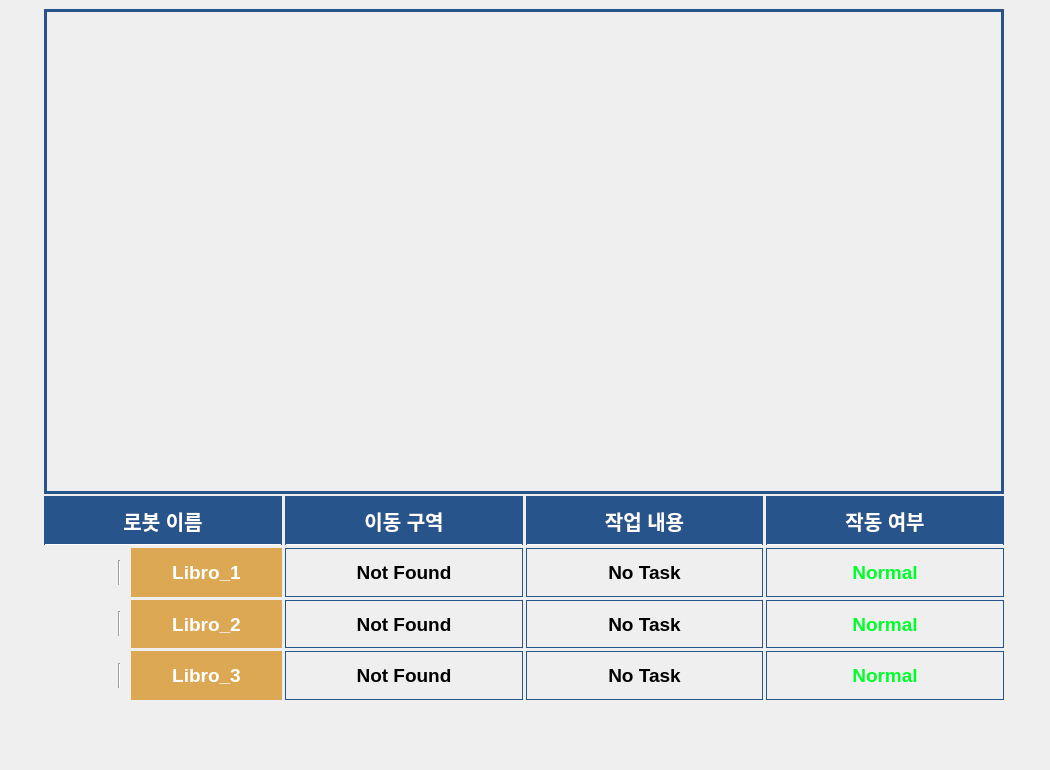
      <widget class="QWidget" name="robot_state_tab">
       <property name="minimumSize">
        <size>
         <width>1050</width>
         <height>770</height>
        </size>
       </property>
       <property name="maximumSize">
        <size>
         <width>1050</width>
         <height>770</height>
        </size>
       </property>
       <property name="font">
        <font>
         <pointsize>12</pointsize>
         <weight>75</weight>
         <bold>true</bold>
        </font>
       </property>
       <attribute name="title">
        <string>로봇 현황</string>
       </attribute>
       <widget class="QWidget" name="gridLayoutWidget">
        <property name="geometry">
         <rect>
          <x>9</x>
          <y>9</y>
          <width>1031</width>
          <height>691</height>
         </rect>
        </property>
        <layout class="QGridLayout" name="gridLayout" rowstretch="4,1">
         <property name="horizontalSpacing">
          <number>0</number>
         </property>
         <property name="verticalSpacing">
          <number>2</number>
         </property>
         <item row="1" column="0">
          <layout class="QVBoxLayout" name="verticalLayout_5">
           <item>
            <layout class="QGridLayout" name="gridLayout_5" columnstretch="0,0,0,0">
             <property name="spacing">
              <number>3</number>
             </property>
             <item row="0" column="2">
              <widget class="QLabel" name="status_name">
               <property name="font">
                <font>
                 <pointsize>15</pointsize>
                 <weight>75</weight>
                 <bold>true</bold>
                </font>
               </property>
               <property name="styleSheet">
                <string notr="true">background: #27548A;
color: white; 
border: 1px solid #27548A;
border-bottom-color: white;
padding: 2px;</string>
               </property>
               <property name="text">
                <string>작업 내용</string>
               </property>
               <property name="alignment">
                <set>Qt::AlignCenter</set>
               </property>
              </widget>
             </item>
             <item row="0" column="0">
              <widget class="QLabel" name="robot_name">
               <property name="font">
                <font>
                 <pointsize>15</pointsize>
                 <weight>75</weight>
                 <bold>true</bold>
                </font>
               </property>
               <property name="styleSheet">
                <string notr="true">background: #27548A;
color: white; 
border: 1px solid #27548A;
border-bottom-color: white;
padding: 2px;</string>
               </property>
               <property name="text">
                <string>로봇 이름</string>
               </property>
               <property name="alignment">
                <set>Qt::AlignCenter</set>
               </property>
              </widget>
             </item>
             <item row="1" column="1">
              <widget class="QLabel" name="libro1_area_lb">
               <property name="font">
                <font>
                 <family>System-ui</family>
                 <pointsize>14</pointsize>
                 <weight>75</weight>
                 <bold>true</bold>
                </font>
               </property>
               <property name="styleSheet">
                <string notr="true">border: 1px solid #27548A;
padding: 4px;</string>
               </property>
               <property name="text">
                <string>Not Found</string>
               </property>
               <property name="alignment">
                <set>Qt::AlignCenter</set>
               </property>
              </widget>
             </item>
             <item row="0" column="1">
              <widget class="QLabel" name="current_area">
               <property name="font">
                <font>
                 <pointsize>15</pointsize>
                 <weight>75</weight>
                 <bold>true</bold>
                </font>
               </property>
               <property name="styleSheet">
                <string notr="true">background: #27548A;
color: white; 
border: 1px solid #27548A;
border-bottom-color: white;
padding: 2px;</string>
               </property>
               <property name="text">
                <string>이동 구역</string>
               </property>
               <property name="alignment">
                <set>Qt::AlignCenter</set>
               </property>
              </widget>
             </item>
             <item row="0" column="3">
              <widget class="QLabel" name="robot_error_status">
               <property name="font">
                <font>
                 <pointsize>15</pointsize>
                 <weight>75</weight>
                 <bold>true</bold>
                </font>
               </property>
               <property name="styleSheet">
                <string notr="true">background: #27548A;
color: white; 
border: 1px solid #27548A;
border-bottom-color: white;
padding: 2px;</string>
               </property>
               <property name="text">
                <string>작동 여부</string>
               </property>
               <property name="alignment">
                <set>Qt::AlignCenter</set>
               </property>
              </widget>
             </item>
             <item row="1" column="2">
              <widget class="QLabel" name="libro1_state_lb">
               <property name="font">
                <font>
                 <family>System-ui</family>
                 <pointsize>14</pointsize>
                 <weight>75</weight>
                 <bold>true</bold>
                </font>
               </property>
               <property name="styleSheet">
                <string notr="true">border: 1px solid #27548A;
padding: 4px;</string>
               </property>
               <property name="text">
                <string>No Task</string>
               </property>
               <property name="alignment">
                <set>Qt::AlignCenter</set>
               </property>
              </widget>
             </item>
             <item row="1" column="3">
              <widget class="QLabel" name="libro1_error_lb">
               <property name="font">
                <font>
                 <family>System-ui</family>
                 <pointsize>14</pointsize>
                 <weight>75</weight>
                 <bold>true</bold>
                </font>
               </property>
               <property name="styleSheet">
                <string notr="true">border: 1px solid #27548A;
padding: 4px;
color:rgb(0, 255, 41);</string>
               </property>
               <property name="text">
                <string>Normal</string>
               </property>
               <property name="alignment">
                <set>Qt::AlignCenter</set>
               </property>
              </widget>
             </item>
             <item row="1" column="0">
              <layout class="QHBoxLayout" name="horizontalLayout">
               <property name="spacing">
                <number>10</number>
               </property>
               <item>
                <widget class="QLabel" name="blue_iamge">
                 <property name="minimumSize">
                  <size>
                   <width>64</width>
                   <height>32</height>
                  </size>
                 </property>
                 <property name="maximumSize">
                  <size>
                   <width>64</width>
                   <height>32</height>
                  </size>
                 </property>
                 <property name="text">
                  <string/>
                 </property>
                 <property name="pixmap">
                  <pixmap>image/pinky_blue_64x32.png</pixmap>
                 </property>
                 <property name="scaledContents">
                  <bool>true</bool>
                 </property>
                </widget>
               </item>
               <item>
                <widget class="Line" name="line_4">
                 <property name="sizePolicy">
                  <sizepolicy hsizetype="Fixed" vsizetype="Minimum">
                   <horstretch>0</horstretch>
                   <verstretch>0</verstretch>
                  </sizepolicy>
                 </property>
                 <property name="minimumSize">
                  <size>
                   <width>0</width>
                   <height>25</height>
                  </size>
                 </property>
                 <property name="maximumSize">
                  <size>
                   <width>16777215</width>
                   <height>25</height>
                  </size>
                 </property>
                 <property name="orientation">
                  <enum>Qt::Vertical</enum>
                 </property>
                </widget>
               </item>
               <item>
                <widget class="QLabel" name="robot_id_1">
                 <property name="font">
                  <font>
                   <family>System-ui</family>
                   <pointsize>14</pointsize>
                   <weight>75</weight>
                   <bold>true</bold>
                  </font>
                 </property>
                 <property name="styleSheet">
                  <string notr="true">background: #DDA853;
color: white; 
border: 1px solid #DDA853;
padding: 2px;</string>
                 </property>
                 <property name="text">
                  <string>Libro_1</string>
                 </property>
                 <property name="alignment">
                  <set>Qt::AlignCenter</set>
                 </property>
                </widget>
               </item>
              </layout>
             </item>
             <item row="2" column="0">
              <layout class="QHBoxLayout" name="horizontalLayout_2">
               <property name="spacing">
                <number>10</number>
               </property>
               <item>
                <widget class="QLabel" name="red_image">
                 <property name="minimumSize">
                  <size>
                   <width>64</width>
                   <height>32</height>
                  </size>
                 </property>
                 <property name="maximumSize">
                  <size>
                   <width>64</width>
                   <height>32</height>
                  </size>
                 </property>
                 <property name="text">
                  <string/>
                 </property>
                 <property name="pixmap">
                  <pixmap>image/pinky_red_64x32.png</pixmap>
                 </property>
                 <property name="scaledContents">
                  <bool>true</bool>
                 </property>
                </widget>
               </item>
               <item>
                <widget class="Line" name="line_5">
                 <property name="minimumSize">
                  <size>
                   <width>0</width>
                   <height>25</height>
                  </size>
                 </property>
                 <property name="maximumSize">
                  <size>
                   <width>16777215</width>
                   <height>25</height>
                  </size>
                 </property>
                 <property name="orientation">
                  <enum>Qt::Vertical</enum>
                 </property>
                </widget>
               </item>
               <item>
                <widget class="QLabel" name="robot_id_2">
                 <property name="font">
                  <font>
                   <family>System-ui</family>
                   <pointsize>14</pointsize>
                   <weight>75</weight>
                   <bold>true</bold>
                  </font>
                 </property>
                 <property name="styleSheet">
                  <string notr="true">background: #DDA853;
color: white; 
border: 1px solid #DDA853;
padding: 2px;</string>
                 </property>
                 <property name="text">
                  <string>Libro_2</string>
                 </property>
                 <property name="alignment">
                  <set>Qt::AlignCenter</set>
                 </property>
                </widget>
               </item>
              </layout>
             </item>
             <item row="3" column="0">
              <layout class="QHBoxLayout" name="horizontalLayout_5">
               <property name="spacing">
                <number>10</number>
               </property>
               <item>
                <widget class="QLabel" name="green_image">
                 <property name="minimumSize">
                  <size>
                   <width>64</width>
                   <height>32</height>
                  </size>
                 </property>
                 <property name="maximumSize">
                  <size>
                   <width>64</width>
                   <height>32</height>
                  </size>
                 </property>
                 <property name="text">
                  <string/>
                 </property>
                 <property name="pixmap">
                  <pixmap>image/pinky_green_64x32.png</pixmap>
                 </property>
                 <property name="scaledContents">
                  <bool>true</bool>
                 </property>
                </widget>
               </item>
               <item>
                <widget class="Line" name="line_6">
                 <property name="minimumSize">
                  <size>
                   <width>0</width>
                   <height>25</height>
                  </size>
                 </property>
                 <property name="maximumSize">
                  <size>
                   <width>16777215</width>
                   <height>25</height>
                  </size>
                 </property>
                 <property name="orientation">
                  <enum>Qt::Vertical</enum>
                 </property>
                </widget>
               </item>
               <item>
                <widget class="QLabel" name="robot_id_3">
                 <property name="font">
                  <font>
                   <family>System-ui</family>
                   <pointsize>14</pointsize>
                   <weight>75</weight>
                   <bold>true</bold>
                  </font>
                 </property>
                 <property name="styleSheet">
                  <string notr="true">background: #DDA853;
color: white; 
border: 1px solid #DDA853;
padding: 2px;</string>
                 </property>
                 <property name="text">
                  <string>Libro_3</string>
                 </property>
                 <property name="alignment">
                  <set>Qt::AlignCenter</set>
                 </property>
                </widget>
               </item>
              </layout>
             </item>
             <item row="2" column="2">
              <widget class="QLabel" name="libro2_state_lb">
               <property name="font">
                <font>
                 <family>System-ui</family>
                 <pointsize>14</pointsize>
                 <weight>75</weight>
                 <bold>true</bold>
                </font>
               </property>
               <property name="styleSheet">
                <string notr="true">border: 1px solid #27548A;
padding: 4px;</string>
               </property>
               <property name="text">
                <string>No Task</string>
               </property>
               <property name="alignment">
                <set>Qt::AlignCenter</set>
               </property>
              </widget>
             </item>
             <item row="3" column="2">
              <widget class="QLabel" name="libro3_state_lb">
               <property name="font">
                <font>
                 <family>System-ui</family>
                 <pointsize>14</pointsize>
                 <weight>75</weight>
                 <bold>true</bold>
                </font>
               </property>
               <property name="styleSheet">
                <string notr="true">border: 1px solid #27548A;
padding: 4px;</string>
               </property>
               <property name="text">
                <string>No Task</string>
               </property>
               <property name="alignment">
                <set>Qt::AlignCenter</set>
               </property>
              </widget>
             </item>
             <item row="2" column="3">
              <widget class="QLabel" name="libro2_error_lb">
               <property name="font">
                <font>
                 <family>System-ui</family>
                 <pointsize>14</pointsize>
                 <weight>75</weight>
                 <bold>true</bold>
                </font>
               </property>
               <property name="styleSheet">
                <string notr="true">border: 1px solid #27548A;
padding: 4px;
color:rgb(0, 255, 41);</string>
               </property>
               <property name="text">
                <string>Normal</string>
               </property>
               <property name="alignment">
                <set>Qt::AlignCenter</set>
               </property>
              </widget>
             </item>
             <item row="3" column="3">
              <widget class="QLabel" name="libro3_error_lb">
               <property name="font">
                <font>
                 <family>System-ui</family>
                 <pointsize>14</pointsize>
                 <weight>75</weight>
                 <bold>true</bold>
                </font>
               </property>
               <property name="styleSheet">
                <string notr="true">border: 1px solid #27548A;
padding: 4px;
color:rgb(0, 255, 41);</string>
               </property>
               <property name="text">
                <string>Normal</string>
               </property>
               <property name="alignment">
                <set>Qt::AlignCenter</set>
               </property>
              </widget>
             </item>
             <item row="2" column="1">
              <widget class="QLabel" name="libro2_area_lb">
               <property name="font">
                <font>
                 <family>System-ui</family>
                 <pointsize>14</pointsize>
                 <weight>75</weight>
                 <bold>true</bold>
                </font>
               </property>
               <property name="styleSheet">
                <string notr="true">border: 1px solid #27548A;
padding: 4px;</string>
               </property>
               <property name="text">
                <string>Not Found</string>
               </property>
               <property name="alignment">
                <set>Qt::AlignCenter</set>
               </property>
              </widget>
             </item>
             <item row="3" column="1">
              <widget class="QLabel" name="libro3_area_lb">
               <property name="font">
                <font>
                 <family>System-ui</family>
                 <pointsize>14</pointsize>
                 <weight>75</weight>
                 <bold>true</bold>
                </font>
               </property>
               <property name="styleSheet">
                <string notr="true">border: 1px solid #27548A;
padding: 4px;</string>
               </property>
               <property name="text">
                <string>Not Found</string>
               </property>
               <property name="alignment">
                <set>Qt::AlignCenter</set>
               </property>
              </widget>
             </item>
            </layout>
           </item>
          </layout>
         </item>
         <item row="0" column="0">
          <widget class="QWidget" name="verticalWidget_3" native="true">
           <property name="minimumSize">
            <size>
             <width>960</width>
             <height>485</height>
            </size>
           </property>
           <property name="maximumSize">
            <size>
             <width>960</width>
             <height>485</height>
            </size>
           </property>
           <layout class="QVBoxLayout" name="verticalLayout_6">
            <property name="spacing">
             <number>2</number>
            </property>
            <property name="leftMargin">
             <number>0</number>
            </property>
            <property name="topMargin">
             <number>0</number>
            </property>
            <property name="rightMargin">
             <number>0</number>
            </property>
            <property name="bottomMargin">
             <number>0</number>
            </property>
            <item>
             <widget class="QLabel" name="map_image_lb">
              <property name="minimumSize">
               <size>
                <width>960</width>
                <height>485</height>
               </size>
              </property>
              <property name="maximumSize">
               <size>
                <width>960</width>
                <height>485</height>
               </size>
              </property>
              <property name="styleSheet">
               <string notr="true">border: 3px solid #27548A;</string>
              </property>
              <property name="text">
               <string/>
              </property>
              <property name="pixmap">
               <pixmap>image/map_new2.png</pixmap>
              </property>
              <property name="scaledContents">
               <bool>true</bool>
              </property>
             </widget>
            </item>
           </layout>
          </widget>
         </item>
        </layout>
       </widget>
      </widget>
